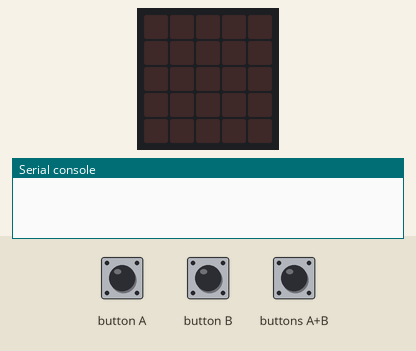
Recording of a program running on a simulated BBC micro:bit running MicroPython. Parts: the board's 5×5 LED display, the last lines printed to the serial console. Inputs (shaded band) come from the test bench. No radio messages arrive unless stated (any console line starting 'radio sent:' is added by the test bench).

Above: at 1.2 s.
1.3 s: button A pressed for 0.15 s
At 1.7 s:
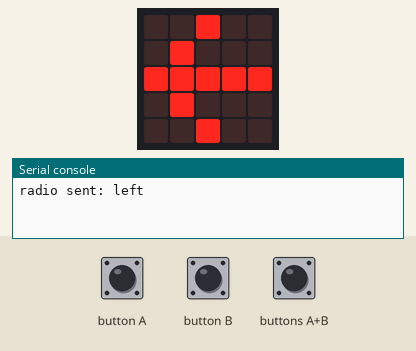
3.3 s: button B pressed for 0.15 s
At 3.7 s:
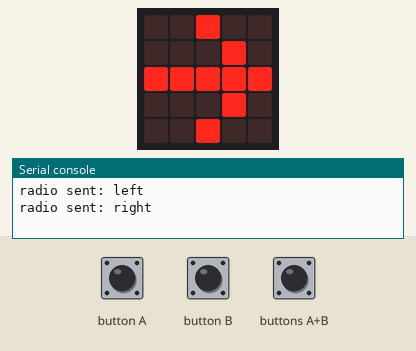
5.3 s: buttons A+B pressed for 0.15 s
At 5.7 s:
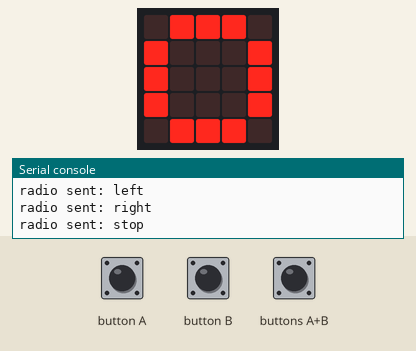
7.3 s: buttons A+B pressed for 3.2 s
12.3 s: button A pressed for 3.2 s
At 13.2 s:
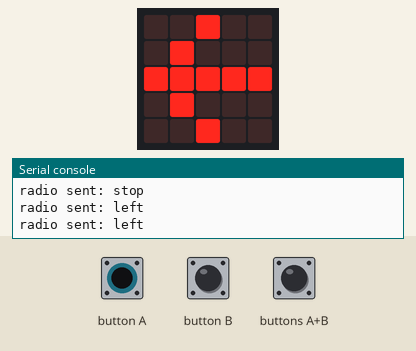
Timing chart, 0 to 15.3 s (numbered marks = the images above; inputs shaded):
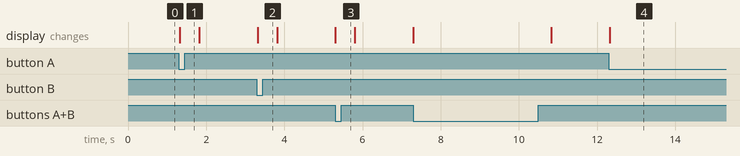

Measured:
- after the input at 1.3 s, the display: changes at once (image 1)
- after the input at 3.3 s, the display: changes at once (image 2)
- after the input at 5.3 s, the display: changes at once (image 3)
- after the input at 12.3 s, the display: changes at once (image 4)

The program:

bikeface-front-buttons.py
```python
# Display random emotions on your bike.
# By Alex Glow; released to the public domain.

import radio
from microbit import display, Image, button_a, button_b, sleep

stop = Image("09990:"
             "90009:"
             "90009:"
             "90009:"
             "09990")

danger = Image("90909:"
             "90909:"
             "90909:"
             "00000:"
             "90909")

left = Image("00900:"
             "09000:"
             "99999:"
             "09000:"
             "00900")

right = Image("00900:"
             "00090:"
             "99999:"
             "00090:"
             "00900")

cdbutt = 0 # Countdown from pressing 1 button, so it doesn't show arrow instead of stop sign.
cdstop = 0 # Countdown after displaying stop sign, so arrows don't display.

radio.on()

while True:
    cdstop = cdstop + 1

    if button_a.is_pressed() and button_b.is_pressed():
        cdstop = 0
        radio.send('stop')
        display.show(stop)
        sleep(500)
        display.clear()

    elif button_a.is_pressed() and cdstop >= 150 and cdbutt >= 150:
        radio.send('left')
        display.show(left)
        sleep(500)
        cdbutt = 0
        display.clear()
    elif button_a.is_pressed() and cdstop >= 150:
        cdbutt = cdbutt + 1

    elif button_b.is_pressed() and cdstop >=150 and cdbutt >= 150:
        radio.send('right')
        display.show(right)
        sleep(500)
        cdbutt = 0
        display.clear()
    elif button_b.is_pressed() and cdstop >= 150:
        cdbutt = cdbutt + 1
```
